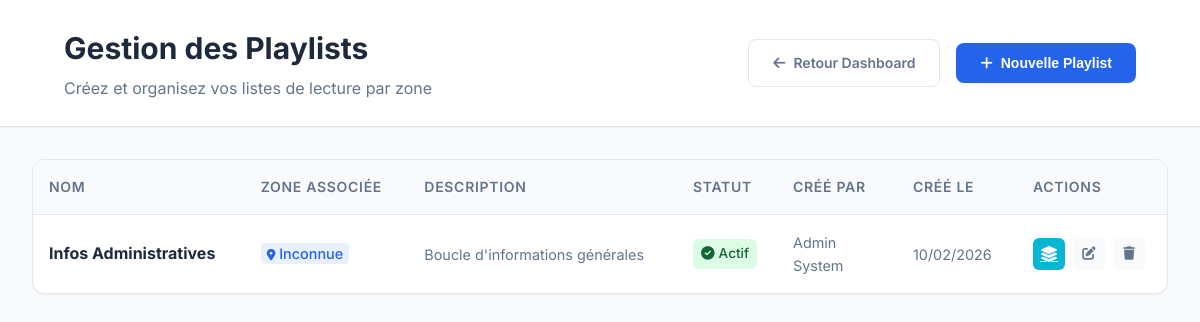
/playlists (signed in), run on the app's committed database.
### tables this page shows
CREATE TABLE playlists (
    id INT PRIMARY KEY AUTO_INCREMENT COMMENT 'Identifiant unique de la playlist',
    name VARCHAR(255) NOT NULL COMMENT 'Nom de la playlist',
    description TEXT COMMENT 'Description de la playlist',
    zone_id INT NOT NULL COMMENT 'Zone associée',
    is_active BOOLEAN DEFAULT TRUE,
    created_by INT NOT NULL COMMENT 'Utilisateur créateur',
    created_at TIMESTAMP DEFAULT CURRENT_TIMESTAMP,
    updated_at TIMESTAMP DEFAULT CURRENT_TIMESTAMP ON UPDATE CURRENT_TIMESTAMP,
    INDEX idx_zone (zone_id),
    FOREIGN KEY (zone_id) REFERENCES zones(id) ON DELETE CASCADE,
    FOREIGN KEY (created_by) REFERENCES users(id) ON DELETE RESTRICT
);

### src/Core/Controller.php (called while the page is built, shortened)
<?php
class Controller
{
    protected function render($view, $data = [])
    {
        extract($data);
        require_once __DIR__ . "/../View/{$view}.php";
    }
}

### src/Controller/PlaylistController.php (called while the page is built, shortened)
<?php
require_once __DIR__ . '/../Core/Controller.php';
class PlaylistController extends Controller
{
    private $playlistManager;
    private $zoneManager;
    public function __construct()
    {
        require_once __DIR__ . '/../Repository/PlaylistRepository.php';
        $this->playlistManager = new PlaylistRepository();
        $this->zoneManager = new ZoneRepository();
    }
    public function index()
    {
        $playlists = $this->playlistManager->findAll();
        $zones = $this->zoneManager->findAll();
        $data = [
            'playlists' => $playlists,
            'zones' => $zones,
            'success' => $_SESSION['playlist_success'] ?? null,
            'error' => $_SESSION['playlist_error'] ?? null,
            'csrf_token' => $_SESSION['csrf_token'] ?? bin2hex(random_bytes(16))
        ];
        $this->render('playlists/index', $data);
    }
}

### public/index.php (called while the page is built, shortened)
<?php
require_once __DIR__ . '/../src/Core/functions.php';
require_once __DIR__ . '/../src/Core/Database.php';
require_once __DIR__ . '/../src/Core/Controller.php';
require_once __DIR__ . '/../src/Repository/BaseRepository.php';
require_once __DIR__ . '/../src/Core/Router.php';
try {
    $router = new Router();
    $router->dispatch();
} catch (Throwable $e) {
    http_response_code(500);
    echo "<h1>Exception Non Gérée</h1>";
    echo "<p>" . htmlspecialchars($e->getMessage()) . "</p>";
    if (ini_get('display_errors')) {
        echo "<pre>" . $e->getTraceAsString() . "</pre>";
    }
}

### src/Core/functions.php (called while the page is built, shortened)
<?php
function url($path = '')
{
    $base = defined('BASE_URL') ? rtrim(BASE_URL, '/') : '';
    $path = '/' . ltrim($path, '/');
    if ($path === '/') {
        return $base . '/';
    }
    return $base . $path;
}

### src/Core/Database.php (called while the page is built, shortened)
<?php
class Database
{
    private static $instance = null;
    private $connection;
    private function __construct()
    {
        try {
            $this->connection = new PDO(
                "mysql:host=" . DB_HOST . ";dbname=" . DB_NAME . ";charset=utf8mb4",
                DB_USER,
                DB_PASS,
                [PDO::ATTR_ERRMODE => PDO::ERRMODE_EXCEPTION]
            );
        } catch (PDOException $e) {
            $this->handleConnectionError($e);
        }
    }
    public static function getInstance()
    {
        if (self::$instance === null) {
            self::$instance = new self();
        }
        return self::$instance;
    }
    public function getConnection()
    {
        return $this->connection;
    }
}

### src/Repository/BaseRepository.php (called while the page is built, shortened)
<?php
class BaseRepository
{
    public function __construct()
    {
        $this->db = Database::getInstance()->getConnection();
    }
}

### src/Repository/PlaylistRepository.php (called while the page is built, shortened)
<?php
require_once __DIR__ . '/BaseRepository.php';
class PlaylistRepository extends BaseRepository
{
    public function findAll()
    {
        $sql = "SELECT p.*, z.name as zone_name, CONCAT(u.firstname, ' ', u.lastname) as creator_name
                FROM playlists p
                LEFT JOIN zones z ON p.zone_id = z.id
                LEFT JOIN users u ON p.created_by = u.id
                ORDER BY p.created_at DESC";
        $stmt = $this->db->query($sql);
        return $stmt->fetchAll(PDO::FETCH_ASSOC);
    }
}

### src/View/playlists/index.php (the view, shortened to what this page needs)
<!DOCTYPE html>
<html lang="fr">
<head>
    <link href="https://cdnjs.cloudflare.com/ajax/libs/font-awesome/6.4.0/css/all.min.css" rel="stylesheet">
    <link rel="stylesheet" href="<?= url('/css/global.css') ?>">
    <link rel="stylesheet" href="<?= url('/css/dashboard.css') ?>">
</head>
<body>
    <div class="dashboard-layout">
        <main class="main-content">
            <header class="modern-header">
                <div class="header-content">
                    <div>
                        <h1 class="header-title">Gestion des Playlists</h1>
                        <p class="header-subtitle">Créez et organisez vos listes de lecture par zone</p>
                    </div>
                    <?php if (in_array($_SESSION['user_role'] ?? '', ['admin', 'editor'])): ?>
                        <div class="header-actions">
                            <a href="<?= url('/') ?>" class="btn btn-ghost">
                                <i class="fas fa-arrow-left"></i> Retour Dashboard
                            </a>
                            <button onclick="openCreateModal()" class="btn btn-primary">
                                <i class="fas fa-plus"></i> Nouvelle Playlist
                            </button>
                        </div>
                    <?php endif; ?>
                </div>
            </header>
            <div class="users-container">
                <div class="table-container">
                    <?php if (!empty($playlists)): ?>
                        <table class="table">
                            <thead>
                                <tr>
                                    <th>Nom</th>
                                    <th>Zone associée</th>
                                    <th>Description</th>
                                    <th style="width: 100px;">Statut</th>
                                    <th style="width: 120px;">Créé par</th>
                                    <th style="width: 120px;">Créé le</th>
                                    <th style="width: 150px;">Actions</th>
                                </tr>
                            </thead>
                            <tbody>
                                <?php foreach ($playlists as $playlist): ?>
                                    <?php
                                    $isActive = (int) $playlist['is_active'];
                                    $createdAt = date('d/m/Y', strtotime($playlist['created_at']));
                                    $zoneName = $playlist['zone_name'] ?? 'Inconnue';
                                    $creatorName = $playlist['creator_name'] ?? ('User #' . $playlist['created_by']);
                                    ?>
                                    <tr style="opacity: <?= $isActive ? '1' : '0.6' ?>;">
                                        <td>
                                            <strong style="color: var(--text-primary);">
                                                <?= htmlspecialchars($playlist['name']) ?>
                                            </strong>
                                        </td>
                                        <td>
                                            <span
                                                style="font-size: 0.9em; color: var(--text-secondary); background: rgba(37, 99, 235, 0.1); color: var(--primary-color); padding: 2px 6px; border-radius: 4px; font-weight: 500;">
                                                <i class="fas fa-map-marker-alt" style="font-size: 0.8em;"></i>
                                                <?= htmlspecialchars($zoneName) ?>
                                            </span>
                                        </td>
                                        <td>
                                            <div style="color: var(--text-secondary); max-width: 300px; font-size: 0.9em;">
                                                <?= $playlist['description'] ? htmlspecialchars($playlist['description']) : '<em style="color: var(--text-light);">Aucune description</em>' ?>
                                            </div>
                                        </td>
                                        <td>
                                            <?php if ($isActive): ?>
                                                <span
                                                    style="display: inline-flex; align-items: center; gap: 4px; padding: 4px 8px; background: #dcfce7; color: #166534; border-radius: 6px; font-size: 0.85em; font-weight: 500;">
                                                    <i class="fas fa-check-circle"></i> Actif
                                                </span>
                                            <?php endif; ?>
                                        </td>
                                        <td style="font-size: 0.9em; color: var(--text-secondary);">
                                            <?= htmlspecialchars($creatorName) ?>
                                        </td>
                                        <td style="font-size: 0.9em; color: var(--text-secondary);">
                                            <?= $createdAt ?>
                                        </td>
                                        <td>
                                            <?php if (in_array($_SESSION['user_role'] ?? '', ['admin', 'editor'])): ?>
                                                <div class="action-buttons">
                                                    <a href="<?= url('/playlists/manage?id=' . $playlist['id']) ?>"
                                                        class="btn-action" title="Gérer le contenu"
                                                        style="background:var(--info-color); color:white;">
                                                        <i class="fas fa-layer-group"></i>
                                                    </a>
                                                    <button class="btn-action btn-edit"
                                                        onclick='editPlaylist(<?= json_encode($playlist) ?>)' title="Modifier">
                                                        <i class="fas fa-edit"></i>
                                                    </button>
                                                    <button class="btn-action btn-delete"
                                                        onclick="confirmDelete(<?= $playlist['id'] ?>, '<?= htmlspecialchars($playlist['name'], ENT_QUOTES) ?>')"
                                                        title="Supprimer">
                                                        <i class="fas fa-trash"></i>
                                                    </button>
                                                </div>
                                            <?php endif; ?>
                                        </td>
                                    </tr>
                                <?php endforeach; ?>
                            </tbody>
                        </table>
                    <?php endif; ?>
                </div>
            </div>
        </main>
    </div>
</body>
</html>

### src/Core/Router.php (shortened to what this page needs)
<?php
class Router
{
    private $routes = [];
    public function add($method, $path, $controller, $action, $middleware = [])
    {
        $this->routes[] = compact('method', 'path', 'controller', 'action', 'middleware');
    }
    public function dispatch()
    {
        $method = $_SERVER['REQUEST_METHOD'];
        $uri = parse_url($_SERVER['REQUEST_URI'], PHP_URL_PATH);
        foreach ($this->routes as $route) {
            $params = [];
            if ($route['method'] === $method && $this->matchPath($route['path'], $uri, $params)) {
                $action = $route['action'];
                $controller = new $controllerName();
                call_user_func_array([$controller, $action], $params);
                return;
            }
        }
    }
    private function matchPath($routePath, $uri, &$params)
    {
        $pattern = preg_replace('#\{[a-zA-Z0-9_]+\}#', '([^/]+)', $routePath);
        $pattern = "#^" . $pattern . "$#";
        if (preg_match($pattern, $uri, $matches)) {
            return true;
        }
        return false;
    }
}

### public/css/global.css (style rules this page uses)
* { margin: 0; padding: 0; box-sizing: border-box; }
body { font-family: Arial, sans-serif; line-height: 1.6; }

### public/css/dashboard.css (style rules this page uses)
:root { --primary-color: #2563eb; --primary-dark: #1d4ed8; --secondary-color: #64748b; --success-color: #10b981; --warning-color: #f59e0b; --danger-color: #ef4444; --info-color: #06b6d4; --bg-primary: #f8fafc; --bg-secondary: #ffffff; --bg-dark: #1e293b; --text-primary: #1e293b; --text-secondary: #64748b; --text-light: #94a3b8; --border-color: #e2e8f0; --shadow-sm: 0 1px 2px 0 rgb(0 0 0 / 0.05); --shadow-md: 0 4px 6px -1px rgb(0 0 0 / 0.1); --shadow-lg: 0 10px 15px -3px rgb(0 0 0 / 0.1); --sidebar-width: 280px; --header-height: 70px; }
* { margin: 0; padding: 0; box-sizing: border-box; }
body { font-family: 'Inter', -apple-system, BlinkMacSystemFont, sans-serif; background-color: var(--bg-primary); color: var(--text-primary); line-height: 1.6; }
.dashboard-layout { display: flex; min-height: 100vh; }
.main-content { flex: 1; margin-left: var(--sidebar-width); display: flex; flex-direction: column; }
.header-title { font-size: 1.5rem; font-weight: 700; color: var(--text-primary); }

### src/View/playlists/index.php (style rules this page uses)
:root { --primary-color: #2563eb; --success-color: #10b981; --warning-color: #f59e0b; --danger-color: #ef4444; --info-color: #06b6d4; --bg-primary: #f8fafc; --bg-secondary: #ffffff; --text-primary: #1e293b; --text-secondary: #64748b; --text-light: #94a3b8; --border-color: #e2e8f0; --shadow-sm: 0 1px 2px 0 rgb(0 0 0 / 0.05); --shadow-md: 0 4px 6px -1px rgb(0 0 0 / 0.1); --shadow-lg: 0 10px 15px -3px rgb(0 0 0 / 0.1); }
.dashboard-layout { display: flex; min-height: 100vh; font-family: 'Inter', sans-serif; justify-content: flex-start; }
.main-content { flex: 1; background: var(--bg-primary); width: 100%; margin-left: 0; max-width: 100%; }
.modern-header { background: var(--bg-secondary); border-bottom: 1px solid var(--border-color); padding: 1.5rem 2rem; box-shadow: var(--shadow-sm); }
.header-content { display: flex; justify-content: space-between; align-items: center; margin: 0; padding: 0 2rem; width: 100%; box-sizing: border-box; }
.header-title { font-size: 1.875rem; font-weight: 700; color: var(--text-primary); margin: 0; }
.header-subtitle { color: var(--text-secondary); margin-top: 0.25rem; }
.header-actions { display: flex; gap: 1rem; align-items: center; }
.btn { display: inline-flex; align-items: center; gap: 0.5rem; padding: 0.75rem 1.5rem; border: none; border-radius: 8px; font-size: 0.875rem; font-weight: 600; text-decoration: none; cursor: pointer; transition: all 0.2s ease; white-space: nowrap; }
.btn-primary { background: var(--primary-color); color: white; }
.btn-ghost { background: transparent; color: var(--text-secondary); border: 1px solid var(--border-color); }
.users-container { margin: 0; padding: 2rem; width: 100%; box-sizing: border-box; }
.table-container { background: var(--bg-secondary); border-radius: 12px; border: 1px solid var(--border-color); overflow: hidden; box-shadow: var(--shadow-sm); }
.table { width: 100%; border-collapse: collapse; }
.table th { background: var(--bg-primary); padding: 1rem; text-align: left; font-weight: 600; color: var(--text-secondary); font-size: 0.875rem; text-transform: uppercase; letter-spacing: 0.05em; border-bottom: 1px solid var(--border-color); }
.table td { padding: 1rem; border-bottom: 1px solid var(--border-color); vertical-align: middle; }
.table tbody tr { transition: all 0.2s ease; }
.table tbody tr:last-child td { border-bottom: none; }
.action-buttons { display: flex; gap: 0.5rem; }
.btn-action { width: 32px; height: 32px; border-radius: 6px; border: none; display: flex; align-items: center; justify-content: center; cursor: pointer; transition: all 0.2s ease; background: var(--bg-primary); color: var(--text-secondary); }

### data on the page
playlists: name "Infos Administratives", zoneName "Inconnue", description "Boucle d'informations générales", is_active 1 (drawn), creatorName "Admin System", created_at "10/02/2026"
